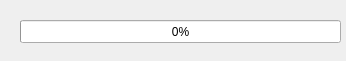
<?xml version="1.0" encoding="UTF-8"?>
<ui version="4.0">
 <class>Form</class>
 <widget class="QWidget" name="Form">
  <property name="geometry">
   <rect>
    <x>0</x>
    <y>0</y>
    <width>346</width>
    <height>61</height>
   </rect>
  </property>
  <property name="windowTitle">
   <string>Progression</string>
  </property>
  <widget class="QProgressBar" name="progressBar">
   <property name="geometry">
    <rect>
     <x>20</x>
     <y>20</y>
     <width>321</width>
     <height>23</height>
    </rect>
   </property>
   <property name="value">
    <number>0</number>
   </property>
  </widget>
 </widget>
 <resources/>
 <connections/>
</ui>
